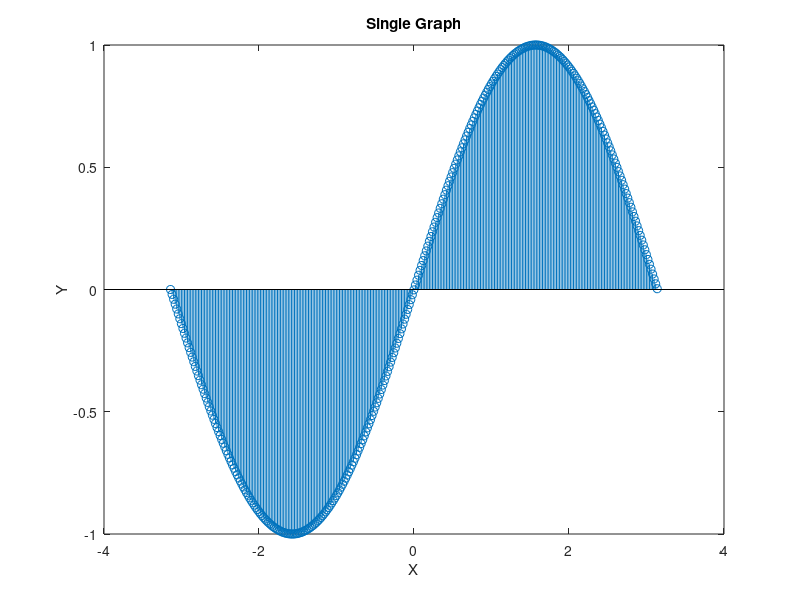

Write the MATLAB code that produced this figure.
clc
clear all;
close all;
X=[-pi:0.02:pi];

Y=sin(X);
stem(X,Y);
xlabel('X');
ylabel('Y');
title('Single Graph');
